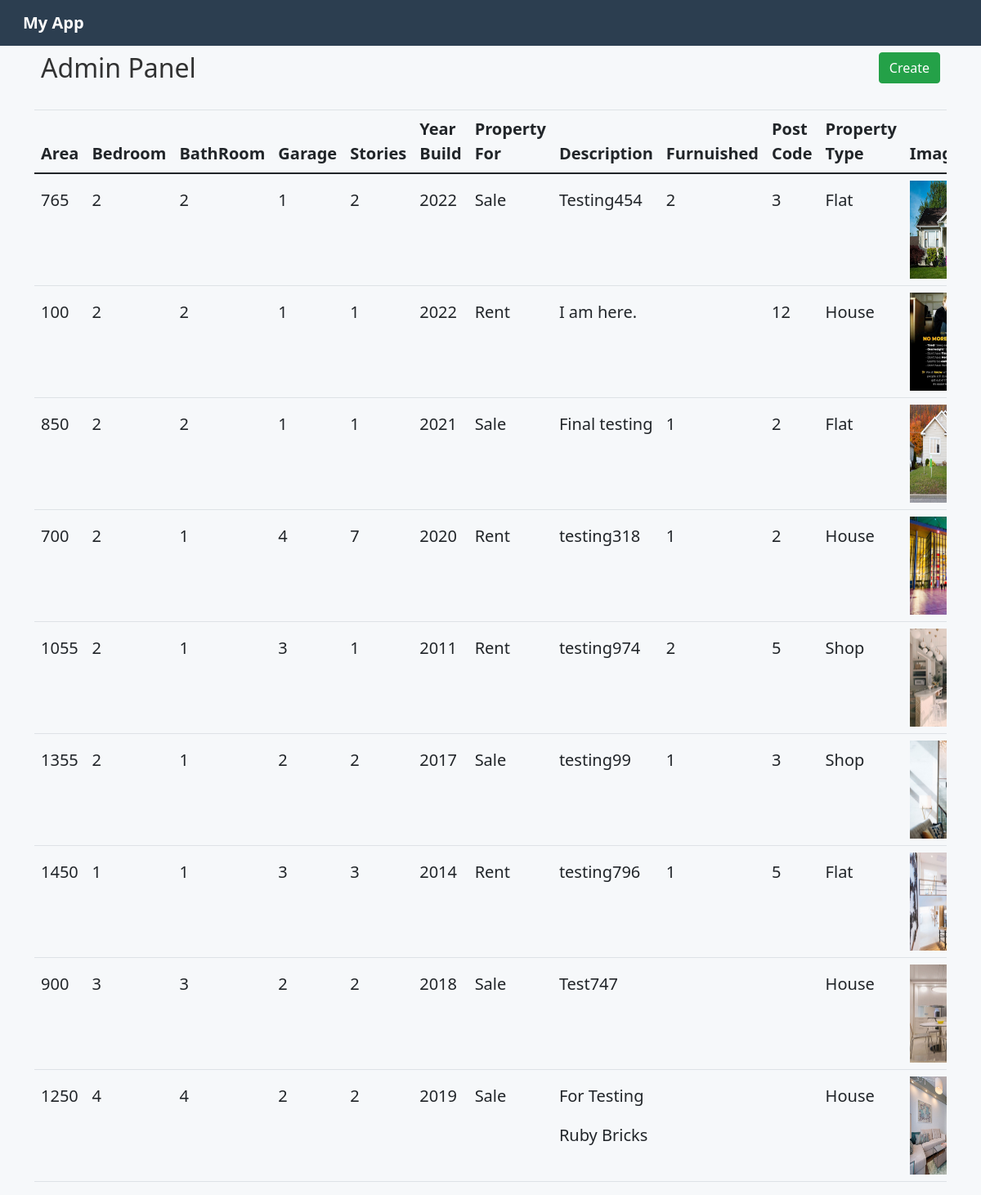
The app's page /AdminPanel with its own data.
### tables this page shows
CREATE TABLE Property (Id integer PRIMARY KEY AUTOINCREMENT NOT NULL, Area integer, Bedrooms integer, Bathrooms integer, Garage integer, Stories integer, YearBuild integer, PropertyFor integer, Images Blob, Description Text, Furnished integer, PostCode Text, PropertyType Text, ImagePath Text, ImageName Text, ImagePath2 TEXT, Place TEXT, HouseName TEXT);

### app.py (the view)
@app.route('/AdminPanel')
def AdminPanel():
    GetPropertyRecordsQuery = "select * from Property order by Id Desc"
    with sql.connect("RubyBricks.db") as con:
            cur = con.cursor()
            cur.execute(GetPropertyRecordsQuery)
            GetAllProperty = cur.fetchall()
            return render_template('admin_panel.html',GetAllProperty = GetAllProperty)

### templates/admin_panel.html (shortened to what this page needs)
<!doctype html>
<html lang="en">
    <head>
    <link rel="stylesheet" href="https://cdnjs.cloudflare.com/ajax/libs/font-awesome/4.7.0/css/font-awesome.min.css">
    <link rel="stylesheet" href="{{ url_for('static',filename='css/animate.css')}}">
    <link rel="stylesheet" href="{{ url_for('static',filename='css/owl.carousel.min.css')}}">
    <link rel="stylesheet" href="{{ url_for('static',filename='css/owl.theme.default.min.css')}}">
    <link rel="stylesheet" href="{{ url_for('static',filename='css/magnific-popup.css')}}">
    <link rel="stylesheet" href="{{ url_for('static',filename='css/flaticon.css')}}">
	<link rel="stylesheet" href="{{ url_for('static',filename='css/style.css')}}">
    <link href="https://cdn.jsdelivr.net/npm/bootstrap@5.0.1/dist/css/bootstrap.min.css" rel="stylesheet">
        <link href="index.css" rel="stylesheet">
    </head>
    <body>
    <nav class="navbar navbar-dark bg-mynav">
        <div class="container-fluid">
            <a class="navbar-brand" href="#">My App</a>
        </div>
    </nav>
    <div class="container">
        <div class="d-flex bd-highlight mb-3">
            <div class="me-auto p-2 bd-highlight"><h2>Admin Panel</div>
            <div class="p-2 bd-highlight">
                <a href="Create" type="button" class="btn btn-primary">Create</a>
            </div>
        </div>
    <div class="table-responsive">
        <table class="table table-stripe table-hover table-responsive">
        <thead>
    <tr>
        <th scope="col">Area</th>
        <th scope="col">Bedroom</th>
        <th scope="col">BathRoom</th>
        <th scope="col">Garage</th>
        <th scope="col">Stories</th>
        <th scope="col">Year Build</th>
        <th scope="col">Property For</th>
        <th scope="col">Description</th>
        <th scope="col">Furnuished</th>
        <th scope="col">Post Code</th>
        <th scope="col">Property Type</th>
        <th scope="col">Images</th>
    </tr>
        </thead>
        <tbody id="mytable">
            {% for rows in GetAllProperty  %}
            <tr>
                <td>{{rows[1]}}</td>
                <td>{{rows[2]}}</td>
                <td>{{rows[3]}}</td>
                <td>{{rows[4]}}</td>
                <td>{{rows[5]}}</td>
                <td>{{rows[6]}}</td>
                <td>{{rows[7]}}</td>
                <td>{{rows[9]}}</td>
                <td>{{rows[10]}}</td>
                <td>{{rows[11]}}</td>
                <td>{{rows[12]}}</td>
                <td><img style="height: 120px; width: 100px;" src="{{rows[13]}}" /></td>
            </tr>
            {% endfor %}
        </tbody>
       </table>
    </div>
    </div>
  </body>
</html>

### admin panel/index.css (style rules this page uses)
.bg-mynav { background-color:#2c3e50; }
body { font-size:1.25rem; background-color:#f6f8fa; }
td { line-height:3rem; }

### records on screen
Property: Area "765", Bedrooms "2", Bathrooms "2", Garage "1", Stories "2", YearBuild "2022", PropertyFor "Sale", Description "Testing454", Furnished "2", PostCode "3", PropertyType "Flat", ImagePath (picture)
Property: Area "100", Bedrooms "2", Bathrooms "2", Garage "1", Stories "1", YearBuild "2022", PropertyFor "Rent", Description "I am here.", PostCode "12", PropertyType "House", ImagePath (picture)
Property: Area "850", Bedrooms "2", Bathrooms "2", Garage "1", Stories "1", YearBuild "2021", PropertyFor "Sale", Description "Final testing", Furnished "1", PostCode "2", PropertyType "Flat", ImagePath (picture)
Property: Area "700", Bedrooms "2", Bathrooms "1", Garage "4", Stories "7", YearBuild "2020", PropertyFor "Rent", Description "testing318", Furnished "1", PostCode "2", PropertyType "House", ImagePath (picture)
Property: Area "1055", Bedrooms "2", Bathrooms "1", Garage "3", Stories "1", YearBuild "2011", PropertyFor "Rent", Description "testing974", Furnished "2", PostCode "5", PropertyType "Shop", ImagePath (picture)
Property: Area "1355", Bedrooms "2", Bathrooms "1", Garage "2", Stories "2", YearBuild "2017", PropertyFor "Sale", Description "testing99", Furnished "1", PostCode "3", PropertyType "Shop", ImagePath (picture)
Property: Area "1450", Bedrooms "1", Bathrooms "1", Garage "3", Stories "3", YearBuild "2014", PropertyFor "Rent", Description "testing796", Furnished "1", PostCode "5", PropertyType "Flat", ImagePath (picture)
Property: Area "900", Bedrooms "3", Bathrooms "3", Garage "2", Stories "2", YearBuild "2018", PropertyFor "Sale", Description "Test747", PropertyType "House", ImagePath (picture)
Property: Area "1250", Bedrooms "4", Bathrooms "4", Garage "2", Stories "2", YearBuild "2019", PropertyFor "Sale", Description "For Testing Ruby Bricks", PropertyType "House", ImagePath (picture)
